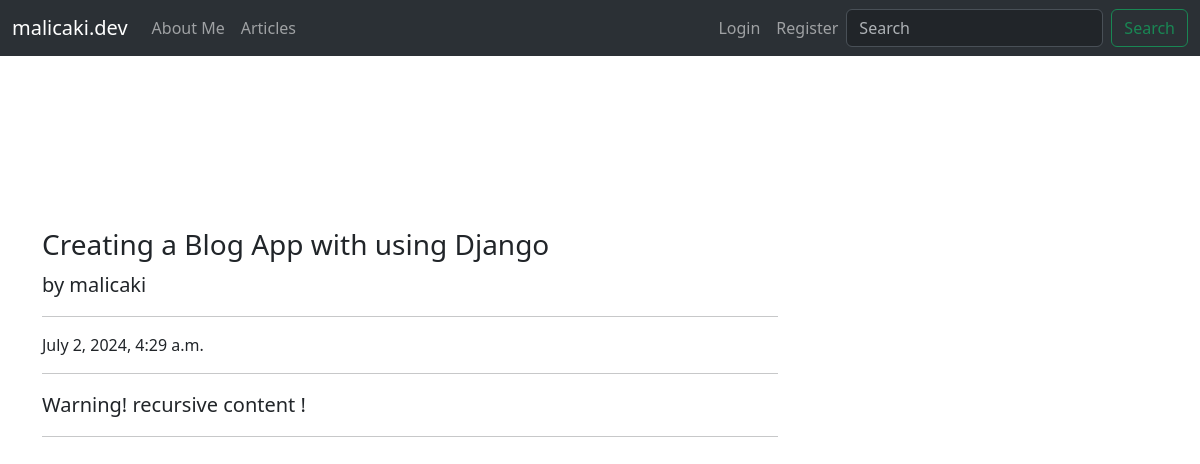
The page /articles/article/9/ on the database its author committed.
### article/models.py (models this page shows, shortened)
class Article(models.Model):
    author = models.ForeignKey("auth.user", on_delete=models.CASCADE,verbose_name="Author")
    title = models.CharField(max_length=50, verbose_name="Title")
    content = models.TextField(verbose_name="Content")
    created_date = models.DateTimeField(auto_now_add=True, verbose_name="Tarih")

### article/views.py (the view)
# urls.py: path('article/<int:id>/',views.detail,name = "detail"),
def detail(request,id):
    article = Article.objects.filter(id = id).first()
    return render(request,"detail.html",{"article":article })

### templates/detail.html
{% extends "layout.html" %}
{% block body %}
<div class="row">
    <div class="col-lg-8">
      <h3 class="mt-4">{{article.title}}</h3>
      <p class="lead">
        by {{article.author.username}}
      </p>
      <hr>
      <p>{{article.created_date}}</p>
      <hr>
      <p class="lead">
          {{article.content|safe}}
      </p>
      <hr>
        </div>
      </div>
{% endblock body %}

### rows shown on the page
Article: title "Creating a Blog App with using Django", author.username "malicaki", created_date "July 2, 2024, 4:29 a.m.", content "Warning! recursive content !"
